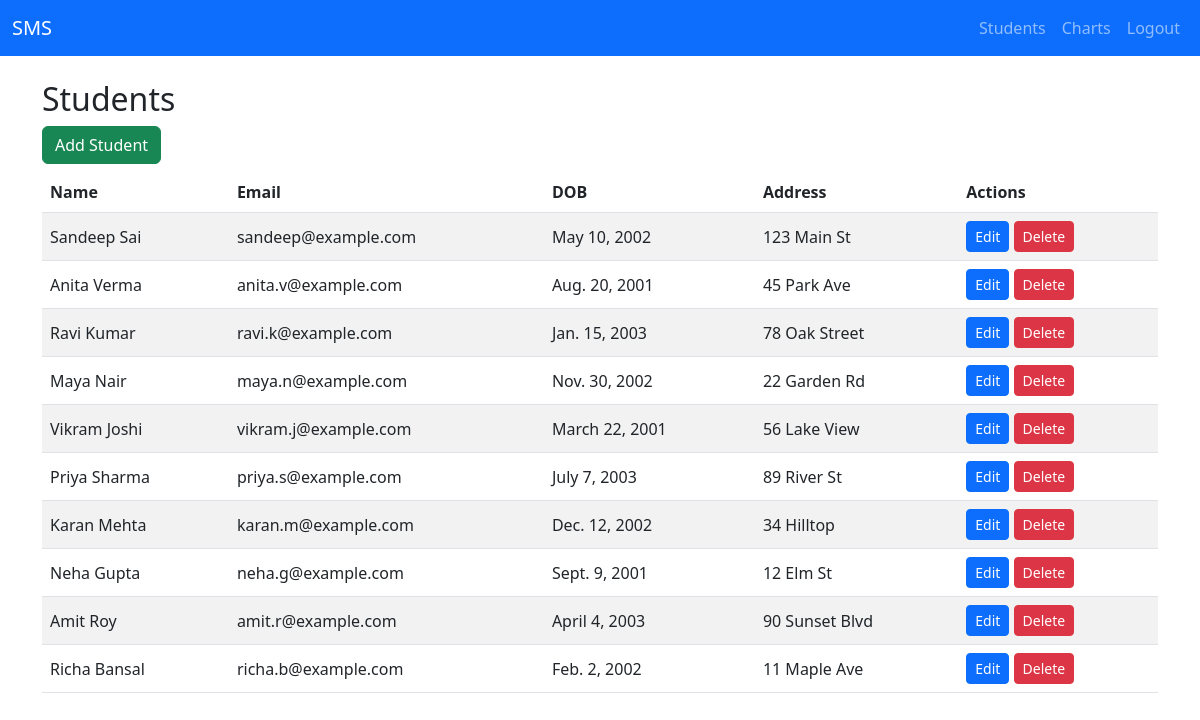
The app's page /students/ (signed in) with its own data.
### core/models.py (models this page shows, shortened)
class Student(models.Model):
    name = models.CharField(max_length=100)
    dob = models.DateField(null=True, blank=True)
    email = models.EmailField(unique=True)
    address = models.TextField(blank=True)

### core/views.py (the view)
# urls.py: path('students/', views.StudentListView.as_view(), name='student-list'),
class StudentListView(LoginRequiredMixin, ListView):
    model = Student
    template_name = 'core/student_list.html'
    context_object_name = 'students'

### core/templates/core/student_list.html
{% extends 'core/base.html' %}
{% block content %}
<h2>Students</h2>
<a class="btn btn-success mb-2" href="{% url 'student-add' %}">Add Student</a>
<table class="table table-striped">
  <thead>
    <tr><th>Name</th><th>Email</th><th>DOB</th><th>Address</th><th>Actions</th></tr>
  </thead>
  <tbody>
  {% for s in students %}
    <tr>
      <td>{{ s.name }}</td>
      <td>{{ s.email }}</td>
      <td>{{ s.dob }}</td>
      <td>{{ s.address }}</td>
      <td>
        <a class="btn btn-sm btn-primary" href="{% url 'student-edit' s.pk %}">Edit</a>
        <a class="btn btn-sm btn-danger" href="{% url 'student-delete' s.pk %}">Delete</a>
      </td>
    </tr>
  {% empty %}
    <tr><td colspan="5">No students found.</td></tr>
  {% endfor %}
  </tbody>
</table>
{% endblock %}

### core/templates/core/base.html (shortened to what this page needs)
{% load static %}
<!doctype html>
<html>
<head>
  <link href="https://cdn.jsdelivr.net/npm/bootstrap@5.3.0/dist/css/bootstrap.min.css" rel="stylesheet">
  <link rel="stylesheet" href="{% static 'core/css/styles.css' %}">
</head>
<body>
<nav class="navbar navbar-expand-lg navbar-dark bg-primary">
  <div class="container-fluid">
    <a class="navbar-brand" href="{% url 'home' %}">SMS</a>
    <div class="collapse navbar-collapse">
      <ul class="navbar-nav ms-auto">
        {% if user.is_authenticated %}
          <li class="nav-item"><a class="nav-link" href="{% url 'student-list' %}">Students</a></li>
          <li class="nav-item"><a class="nav-link" href="{% url 'enrollment-chart-view' %}">Charts</a></li>
          <li class="nav-item"><a class="nav-link" href="{% url 'logout' %}">Logout</a></li>
        {% else %}
          <li class="nav-item"><a class="nav-link" href="{% url 'login' %}">Login</a></li>
        {% endif %}
      </ul>
    </div>
  </div>
</nav>
<div class="container mt-4">
  {% block content %}{% endblock %}
</div>
</body>
</html>

### core/static/core/css/styles.css (style rules this page uses)
body { padding-bottom: 40px; }
.table td, .table th { vertical-align: middle; }

### records on screen
Student: name "Sandeep Sai", email "sandeep@example.com", dob "May 10, 2002", address "123 Main St"
Student: name "Anita Verma", email "anita.v@example.com", dob "Aug. 20, 2001", address "45 Park Ave"
Student: name "Ravi Kumar", email "ravi.k@example.com", dob "Jan. 15, 2003", address "78 Oak Street"
Student: name "Maya Nair", email "maya.n@example.com", dob "Nov. 30, 2002", address "22 Garden Rd"
Student: name "Vikram Joshi", email "vikram.j@example.com", dob "March 22, 2001", address "56 Lake View"
Student: name "Priya Sharma", email "priya.s@example.com", dob "July 7, 2003", address "89 River St"
Student: name "Karan Mehta", email "karan.m@example.com", dob "Dec. 12, 2002", address "34 Hilltop"
Student: name "Neha Gupta", email "neha.g@example.com", dob "Sept. 9, 2001", address "12 Elm St"
Student: name "Amit Roy", email "amit.r@example.com", dob "April 4, 2003", address "90 Sunset Blvd"
Student: name "Richa Bansal", email "richa.b@example.com", dob "Feb. 2, 2002", address "11 Maple Ave"
